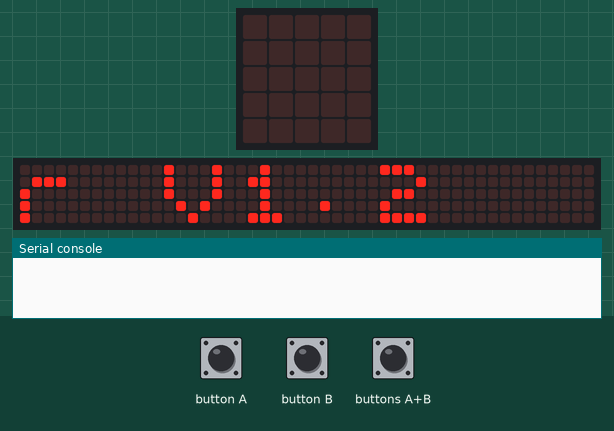
Simulated run of this program. Board: BBC micro:bit (MakeCode). Shown: the board's 5×5 LED display, a strip that is not on the board, showing the scrolling text unrolled, the last lines printed to the serial console. The inputs (shaded band) are chosen by the test bench. The 48×5 strip is a reading aid, not a part: it shows the text the display is scrolling, unrolled, one strip-width of it at a time.

Above: at 13.1 s.
14.8 s: button A pressed for 0.15 s
At 16.1 s:
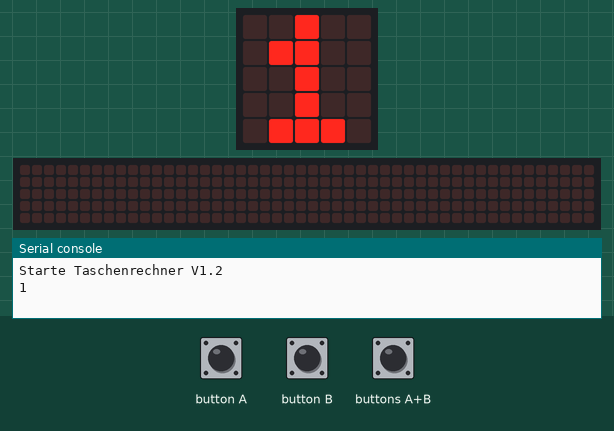
16.4 s: button B pressed for 0.15 s
At 17.3 s:
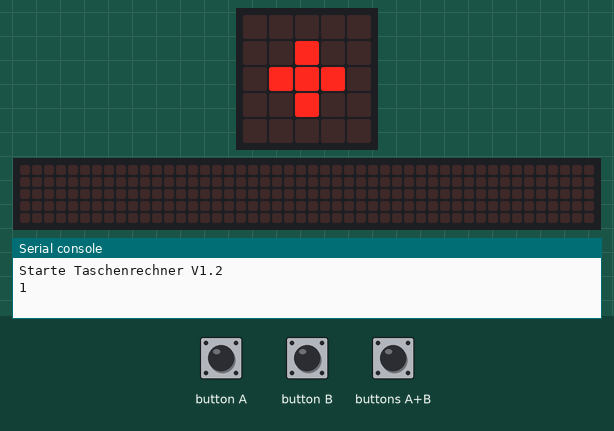
18.0 s: buttons A+B pressed for 0.15 s
At 20.5 s:
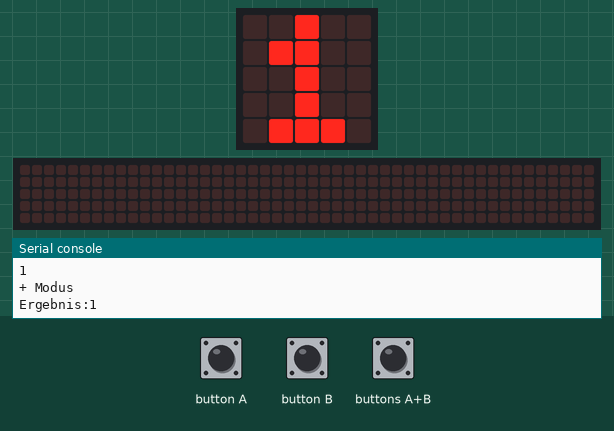
21.1 s: button B pressed 5 times (0.12 s each, 0.3 s apart)
At 25.5 s:
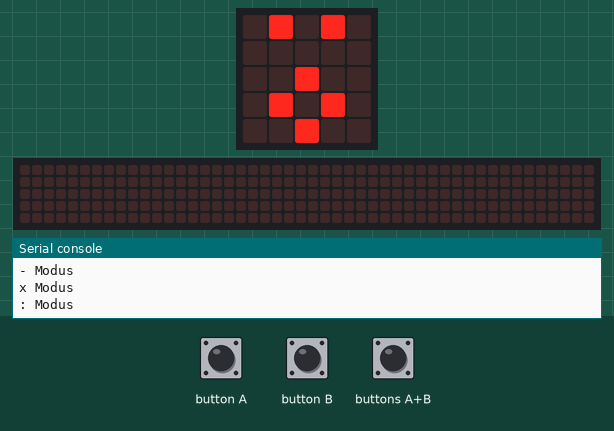
25.6 s: buttons A+B pressed for 1 s
At 28.0 s:
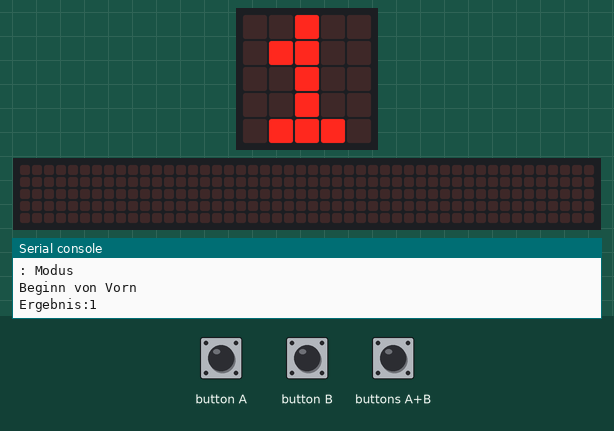

The program:

main.ts
```typescript
input.onButtonPressed(Button.A, function () {
    if (Rechenart == 0) {
        ZahlA = ZahlA + 1
        basic.showNumber(ZahlA)
        serial.writeLine("" + (ZahlA))
    }
    if (Rechenart >= 1) {
        ZahlB = ZahlB + 1
        basic.showNumber(ZahlB)
        serial.writeLine("" + (ZahlB))
    }
})
input.onButtonPressed(Button.AB, function () {
    if (Rechenart == 1) {
        basic.showString("+")
        basic.pause(1000)
        ZahlSumme = ZahlA + ZahlB
    }
    if (Rechenart == 2) {
        basic.showString("-")
        basic.pause(1000)
        ZahlSumme = ZahlA - ZahlB
    }
    if (Rechenart == 3) {
        basic.showString("*")
        basic.pause(500)
        ZahlSumme = ZahlA * ZahlB
    }
    if (Rechenart == 4) {
        basic.showString(":")
        basic.pause(1000)
        ZahlSumme = ZahlA / ZahlB
    } else {
        ZahlA = 0
        ZahlB = 0
        Rechenart = 0
    }
    serial.writeValue("Ergebnis", ZahlSumme)
    for (let index = 0; index < 3; index++) {
        basic.showNumber(ZahlSumme)
    }
    basic.pause(1000)
})
input.onButtonPressed(Button.B, function () {
    Rechenart = Rechenart + 1
    if (Rechenart == 1) {
        basic.showString("+")
        serial.writeLine("+ Modus")
    }
    if (Rechenart == 2) {
        basic.showString("-")
        serial.writeLine("- Modus")
    }
    if (Rechenart == 3) {
        basic.showString("*")
        serial.writeLine("x Modus")
    }
    if (Rechenart == 4) {
        basic.showString(":")
        serial.writeLine(": Modus")
    }
    if (Rechenart >= 5) {
        Rechenart = 0
        basic.showIcon(IconNames.Surprised)
        serial.writeLine("Beginn von Vorn")
    }
})
let ZahlSumme = 0
let ZahlB = 0
let ZahlA = 0
let Rechenart = 0
basic.showString("T-Rechner V1.2")
serial.writeLine("Starte Taschenrechner V1.2")
basic.forever(function () {

})
```

test.ts
```typescript
// Hier kann man Tests durchführen; diese Datei wird nicht kompiliert, wenn dieses Paket als Erweiterung verwendet wird.
```

Measured:
- after the input at 14.8 s, the display: changes after 0.15 s (image 1)
- after the input at 16.4 s, the display: changes after 0.15 s (image 2)
- after the input at 18.0 s, the display: changes after 1.9 s (image 3)
- after the input at 21.1 s, the display: first changes after 1.1 s (image 4 shows a later state)
- after the input at 25.6 s, the display: changes after 1.0 s (image 5)
- what the display in image 0 shows lasts 0.4 s, from 13.1 s to 13.5 s
